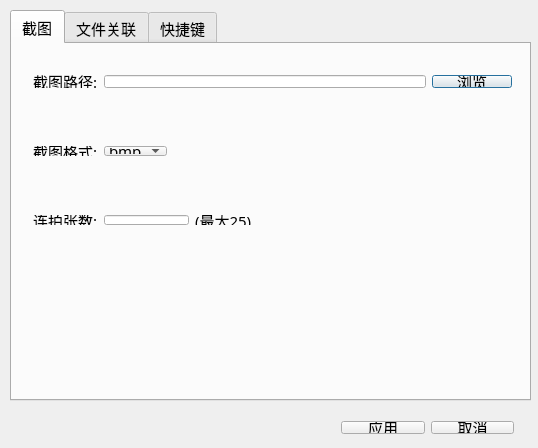
<?xml version="1.0" encoding="UTF-8"?>
<ui version="4.0">
 <class>CDialogConfig</class>
 <widget class="QDialog" name="CDialogConfig">
  <property name="geometry">
   <rect>
    <x>0</x>
    <y>0</y>
    <width>538</width>
    <height>448</height>
   </rect>
  </property>
  <property name="windowTitle">
   <string>播放器设置</string>
  </property>
  <property name="styleSheet">
   <string notr="true">QWidget
{
	font-size:15px;
	font-family:Microsoft Yahei;	
}</string>
  </property>
  <widget class="QTabWidget" name="tabWidget">
   <property name="geometry">
    <rect>
     <x>10</x>
     <y>10</y>
     <width>521</width>
     <height>391</height>
    </rect>
   </property>
   <property name="tabPosition">
    <enum>QTabWidget::North</enum>
   </property>
   <property name="currentIndex">
    <number>0</number>
   </property>
   <widget class="QWidget" name="tab">
    <attribute name="title">
     <string>截图</string>
    </attribute>
    <widget class="QWidget" name="layoutWidget">
     <property name="geometry">
      <rect>
       <x>10</x>
       <y>91</y>
       <width>156</width>
       <height>32</height>
      </rect>
     </property>
     <layout class="QGridLayout" name="gridLayout_2">
      <item row="0" column="0">
       <widget class="QLabel" name="label_2">
        <property name="text">
         <string>截图格式:</string>
        </property>
       </widget>
      </item>
      <item row="0" column="1">
       <widget class="QComboBox" name="cmbPicType">
        <item>
         <property name="text">
          <string>bmp</string>
         </property>
        </item>
        <item>
         <property name="text">
          <string>jpg</string>
         </property>
        </item>
       </widget>
      </item>
     </layout>
    </widget>
    <widget class="QWidget" name="layoutWidget">
     <property name="geometry">
      <rect>
       <x>10</x>
       <y>20</y>
       <width>501</width>
       <height>35</height>
      </rect>
     </property>
     <layout class="QGridLayout" name="gridLayout">
      <item row="0" column="0">
       <widget class="QLabel" name="label">
        <property name="text">
         <string>截图路径:</string>
        </property>
       </widget>
      </item>
      <item row="0" column="1">
       <widget class="QLineEdit" name="edtPath"/>
      </item>
      <item row="0" column="2">
       <widget class="QPushButton" name="btnOpen">
        <property name="text">
         <string>浏览</string>
        </property>
       </widget>
      </item>
     </layout>
    </widget>
    <widget class="QWidget" name="layoutWidget">
     <property name="geometry">
      <rect>
       <x>10</x>
       <y>160</y>
       <width>241</width>
       <height>32</height>
      </rect>
     </property>
     <layout class="QGridLayout" name="gridLayout_3">
      <item row="0" column="0">
       <widget class="QLabel" name="label_3">
        <property name="text">
         <string>连拍张数:</string>
        </property>
       </widget>
      </item>
      <item row="0" column="1">
       <widget class="QLineEdit" name="edtPicCount"/>
      </item>
      <item row="0" column="2">
       <widget class="QLabel" name="label_4">
        <property name="text">
         <string>(最大25)</string>
        </property>
       </widget>
      </item>
     </layout>
    </widget>
   </widget>
   <widget class="QWidget" name="widget">
    <attribute name="title">
     <string>文件关联</string>
    </attribute>
    <widget class="QTreeWidget" name="treeWidget">
     <property name="geometry">
      <rect>
       <x>30</x>
       <y>10</y>
       <width>451</width>
       <height>341</height>
      </rect>
     </property>
     <column>
      <property name="text">
       <string notr="true">文件类型</string>
      </property>
     </column>
     <item>
      <property name="text">
       <string>.dav</string>
      </property>
      <property name="checkState">
       <enum>Checked</enum>
      </property>
     </item>
     <item>
      <property name="text">
       <string>.sdv</string>
      </property>
      <property name="checkState">
       <enum>Checked</enum>
      </property>
     </item>
     <item>
      <property name="text">
       <string>.h264</string>
      </property>
      <property name="checkState">
       <enum>Checked</enum>
      </property>
     </item>
     <item>
      <property name="text">
       <string>.dvr</string>
      </property>
      <property name="checkState">
       <enum>Checked</enum>
      </property>
     </item>
     <item>
      <property name="text">
       <string>.ps</string>
      </property>
      <property name="checkState">
       <enum>Checked</enum>
      </property>
     </item>
     <item>
      <property name="text">
       <string>zv</string>
      </property>
      <property name="checkState">
       <enum>Checked</enum>
      </property>
     </item>
     <item>
      <property name="text">
       <string>.bsr</string>
      </property>
      <property name="checkState">
       <enum>Checked</enum>
      </property>
     </item>
     <item>
      <property name="text">
       <string>.jav</string>
      </property>
      <property name="checkState">
       <enum>Checked</enum>
      </property>
     </item>
     <item>
      <property name="text">
       <string>.ifv</string>
      </property>
      <property name="checkState">
       <enum>Checked</enum>
      </property>
     </item>
     <item>
      <property name="text">
       <string>.swf</string>
      </property>
      <property name="checkState">
       <enum>Checked</enum>
      </property>
     </item>
     <item>
      <property name="text">
       <string>.3gp</string>
      </property>
      <property name="checkState">
       <enum>Checked</enum>
      </property>
     </item>
     <item>
      <property name="text">
       <string>.wmv</string>
      </property>
      <property name="checkState">
       <enum>Checked</enum>
      </property>
     </item>
     <item>
      <property name="text">
       <string>.vob</string>
      </property>
      <property name="checkState">
       <enum>Checked</enum>
      </property>
     </item>
     <item>
      <property name="text">
       <string>mkv</string>
      </property>
      <property name="checkState">
       <enum>Checked</enum>
      </property>
     </item>
     <item>
      <property name="text">
       <string>.mov</string>
      </property>
      <property name="checkState">
       <enum>Checked</enum>
      </property>
     </item>
     <item>
      <property name="text">
       <string>.rmvb</string>
      </property>
      <property name="checkState">
       <enum>Checked</enum>
      </property>
     </item>
     <item>
      <property name="text">
       <string>.mp4</string>
      </property>
      <property name="checkState">
       <enum>Checked</enum>
      </property>
     </item>
     <item>
      <property name="text">
       <string>.flv</string>
      </property>
      <property name="checkState">
       <enum>Checked</enum>
      </property>
     </item>
     <item>
      <property name="text">
       <string>.mpg</string>
      </property>
      <property name="checkState">
       <enum>Checked</enum>
      </property>
     </item>
     <item>
      <property name="text">
       <string>.mpeg</string>
      </property>
      <property name="checkState">
       <enum>Checked</enum>
      </property>
     </item>
     <item>
      <property name="text">
       <string>.avi</string>
      </property>
      <property name="checkState">
       <enum>Checked</enum>
      </property>
     </item>
    </widget>
   </widget>
   <widget class="QWidget" name="tab_3">
    <attribute name="title">
     <string>快捷键</string>
    </attribute>
    <widget class="QTableWidget" name="tableWidget">
     <property name="geometry">
      <rect>
       <x>10</x>
       <y>10</y>
       <width>501</width>
       <height>341</height>
      </rect>
     </property>
     <attribute name="horizontalHeaderDefaultSectionSize">
      <number>245</number>
     </attribute>
     <attribute name="verticalHeaderVisible">
      <bool>false</bool>
     </attribute>
     <row>
      <property name="text">
       <string>新建行</string>
      </property>
     </row>
     <row>
      <property name="text">
       <string>新建行</string>
      </property>
     </row>
     <row>
      <property name="text">
       <string>新建行</string>
      </property>
     </row>
     <row>
      <property name="text">
       <string>新建行</string>
      </property>
     </row>
     <row>
      <property name="text">
       <string>新建行</string>
      </property>
     </row>
     <row>
      <property name="text">
       <string>新建行</string>
      </property>
     </row>
     <row>
      <property name="text">
       <string>新建行</string>
      </property>
     </row>
     <row>
      <property name="text">
       <string>新建行</string>
      </property>
     </row>
     <column>
      <property name="text">
       <string>功能命令</string>
      </property>
     </column>
     <column>
      <property name="text">
       <string>快捷键</string>
      </property>
     </column>
     <item row="0" column="0">
      <property name="text">
       <string>播放/暂停</string>
      </property>
     </item>
     <item row="0" column="1">
      <property name="text">
       <string>Space</string>
      </property>
     </item>
     <item row="1" column="0">
      <property name="text">
       <string>进度条前进</string>
      </property>
     </item>
     <item row="1" column="1">
      <property name="text">
       <string>Right</string>
      </property>
     </item>
     <item row="2" column="0">
      <property name="text">
       <string>进度条后退</string>
      </property>
     </item>
     <item row="2" column="1">
      <property name="text">
       <string>Left</string>
      </property>
     </item>
     <item row="3" column="0">
      <property name="text">
       <string>声音调大</string>
      </property>
     </item>
     <item row="3" column="1">
      <property name="text">
       <string>Up</string>
      </property>
     </item>
     <item row="4" column="0">
      <property name="text">
       <string>声音调小</string>
      </property>
     </item>
     <item row="4" column="1">
      <property name="text">
       <string>Down</string>
      </property>
     </item>
     <item row="5" column="0">
      <property name="text">
       <string>退出全屏</string>
      </property>
     </item>
     <item row="5" column="1">
      <property name="text">
       <string>Esc</string>
      </property>
     </item>
     <item row="6" column="0">
      <property name="text">
       <string>图像放大</string>
      </property>
     </item>
     <item row="6" column="1">
      <property name="text">
       <string>鼠标上滚</string>
      </property>
     </item>
     <item row="7" column="0">
      <property name="text">
       <string>图像缩小</string>
      </property>
     </item>
     <item row="7" column="1">
      <property name="text">
       <string>鼠标下滚</string>
      </property>
     </item>
    </widget>
   </widget>
  </widget>
  <widget class="QWidget" name="layoutWidget">
   <property name="geometry">
    <rect>
     <x>330</x>
     <y>410</y>
     <width>195</width>
     <height>35</height>
    </rect>
   </property>
   <layout class="QGridLayout" name="gridLayout_4">
    <item row="0" column="0">
     <widget class="QPushButton" name="btnConfig">
      <property name="text">
       <string>应用</string>
      </property>
     </widget>
    </item>
    <item row="0" column="1">
     <widget class="QPushButton" name="btnCancel">
      <property name="text">
       <string>取消</string>
      </property>
     </widget>
    </item>
   </layout>
  </widget>
 </widget>
 <layoutdefault spacing="6" margin="11"/>
 <resources/>
 <connections/>
</ui>
